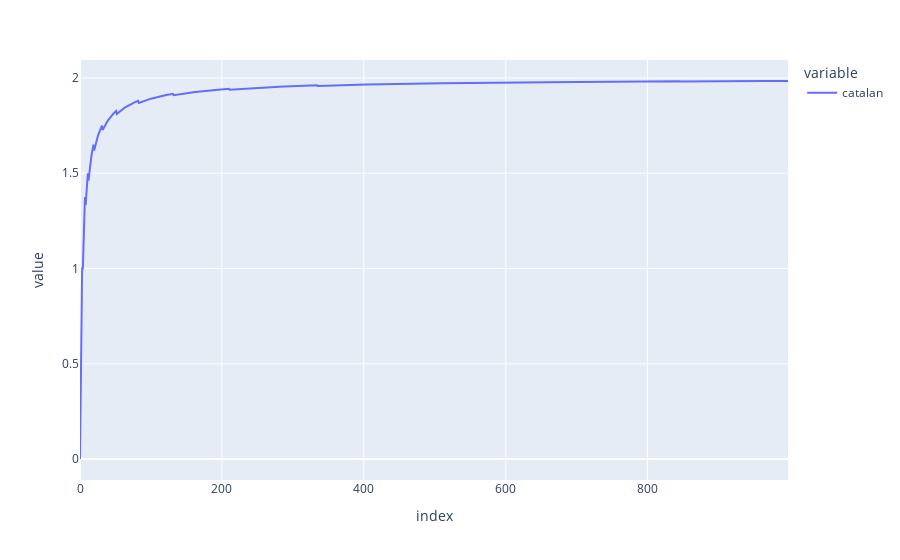

Write notebook code for a chart like this one.
### Code cell
data = np.array([[num_trees_bits(n, 2)/n] for n in range(1, 1000)])

df = pd.DataFrame(data=data, columns=["catalan"])

fig = px.line(df)
fig.show()

### Figure 1 — Plotly figure (JSON) as saved in the notebook; plotly's stock layout.template omitted (floating-point values rounded to 4 significant figures; data arrays with more than 128 entries replaced by an {"elided": "..."} marker saying what was removed)
{"data": [{"hovertemplate": "variable=catalan<br>index=%{x}<br>value=%{y}<extra></extra>", "legendgroup": "catalan", "line": {"color": "#636efa", "dash": "solid"}, "marker": {"symbol": "circle"}, "mode": "lines", "name": "catalan", "orientation": "v", "showlegend": true, "type": "scatter", "x": {"elided": "999 int values"}, "xaxis": "x", "y": {"elided": "999 float values"}, "yaxis": "y"}], "layout": {"legend": {"title": {"text": "variable"}, "tracegroupgap": 0}, "margin": {"t": 60}, "xaxis": {"anchor": "y", "domain": [0, 1], "title": {"text": "index"}}, "yaxis": {"anchor": "x", "domain": [0, 1], "title": {"text": "value"}}}}
